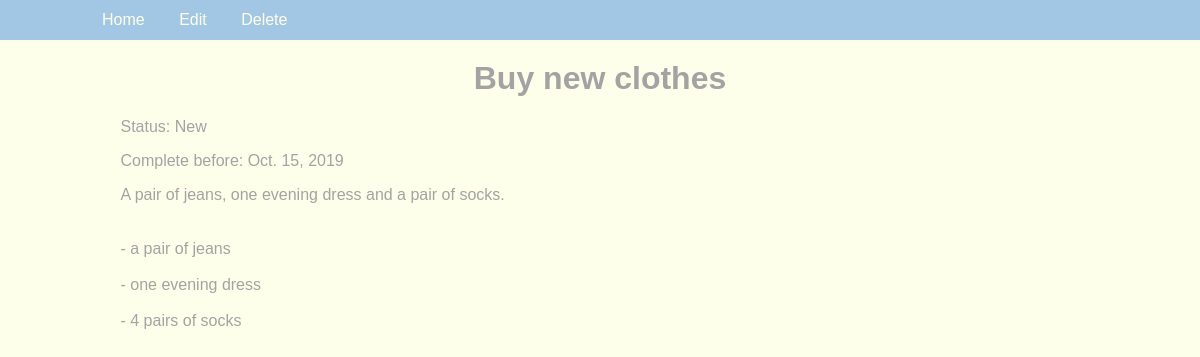
Screenshot of /article/2/ with the database file from the repository.
### webapp/models.py (models this page shows, shortened)
class Task(models.Model):
    description = models.TextField(max_length=500, null=False, blank=False, verbose_name='Описание')
    detailed = models.TextField(max_length=3000, null=True, blank=True, default="", verbose_name="Подробнее")
    status = models.CharField(max_length=50, null=False, blank=True, default=STATUS_CHOICES[0][0],
                              choices=STATUS_CHOICES, verbose_name='Статус')
    complete_before = models.DateField(max_length=10, null=True, blank=True, default=None, verbose_name='Выполнить до')

### webapp/views.py (the view)
# urls.py: path("article/<int:pk>/", task_view, name="task_view"),
def task_view(request, pk):
    task = get_object_or_404(Task, pk=pk)
    return render(request, "task.html", context={"task": task})

### webapp/templates/task.html (shortened to what this page needs)
{% extends 'base.html' %}
{% block menu %}
    <li><a href="{% url 'task_update' task.pk %}">Edit</a></li>
    <li><a href="{% url 'task_delete' task.pk %}">Delete</a></li>
{% endblock %}
{% block content %}
    <div class="container">
        <h1>{{ task.description }}</h1>
        <p>Status: {{ task.get_status_display }}</p>
        <p>Complete before: {{ task.complete_before }}</p>
        <div class="box">{{ task.detailed }}</div>
    </div>
{% endblock %}

### webapp/static/css/style.css (style rules this page uses)
body { background: #FEFFEA; color: #A3A3A3; font-family: Arial, sans-serif; margin-top: 60px; max-width: 1500px; }
h1 { text-align: center; }
a { color:#D3C1C3 }
.container { max-width: 1200px; width: 90%; margin: 0 auto; }
.box { white-space: pre-wrap; }
.menu li { display: inline-block; }
.menu a { display: inline-block; text-decoration: none; color: inherit; padding: 5px 15px; }

### rows the page displays
Task: description "Buy new clothes", status "New", complete_before "Oct. 15, 2019", detailed "A pair of jeans, one evening dress and a pair of socks. - a pair of jeans - one evening dress - 4 pairs of socks"
